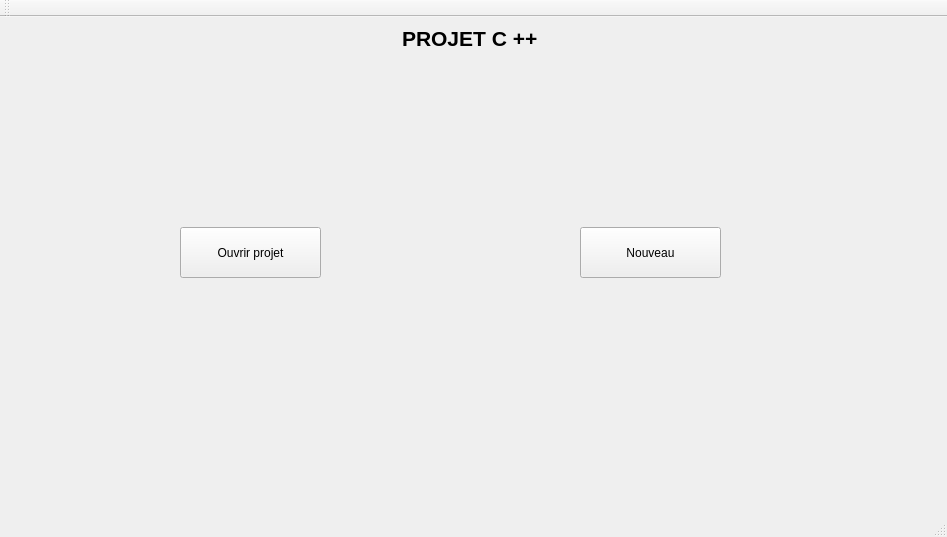
<?xml version="1.0" encoding="UTF-8"?>
<ui version="4.0">
 <class>MainWindow</class>
 <widget class="QMainWindow" name="MainWindow">
  <property name="geometry">
   <rect>
    <x>0</x>
    <y>0</y>
    <width>947</width>
    <height>537</height>
   </rect>
  </property>
  <property name="windowTitle">
   <string>MainWindow</string>
  </property>
  <widget class="QWidget" name="centralWidget">
   <widget class="QLabel" name="rubantitre">
    <property name="enabled">
     <bool>true</bool>
    </property>
    <property name="geometry">
     <rect>
      <x>402</x>
      <y>9</y>
      <width>142</width>
      <height>25</height>
     </rect>
    </property>
    <property name="font">
     <font>
      <pointsize>16</pointsize>
      <weight>75</weight>
      <bold>true</bold>
     </font>
    </property>
    <property name="mouseTracking">
     <bool>false</bool>
    </property>
    <property name="text">
     <string>PROJET C ++</string>
    </property>
    <property name="textFormat">
     <enum>Qt::PlainText</enum>
    </property>
   </widget>
   <widget class="QPushButton" name="boutonouvrir">
    <property name="geometry">
     <rect>
      <x>180</x>
      <y>210</y>
      <width>141</width>
      <height>51</height>
     </rect>
    </property>
    <property name="text">
     <string>Ouvrir projet</string>
    </property>
   </widget>
   <widget class="QPushButton" name="boutonouveau">
    <property name="geometry">
     <rect>
      <x>580</x>
      <y>210</y>
      <width>141</width>
      <height>51</height>
     </rect>
    </property>
    <property name="text">
     <string>Nouveau</string>
    </property>
   </widget>
  </widget>
  <widget class="QMenuBar" name="menuBar">
   <property name="geometry">
    <rect>
     <x>0</x>
     <y>0</y>
     <width>947</width>
     <height>21</height>
    </rect>
   </property>
  </widget>
  <widget class="QToolBar" name="mainToolBar">
   <attribute name="toolBarArea">
    <enum>TopToolBarArea</enum>
   </attribute>
   <attribute name="toolBarBreak">
    <bool>false</bool>
   </attribute>
  </widget>
  <widget class="QStatusBar" name="statusBar"/>
 </widget>
 <layoutdefault spacing="6" margin="11"/>
 <resources/>
 <connections/>
</ui>
